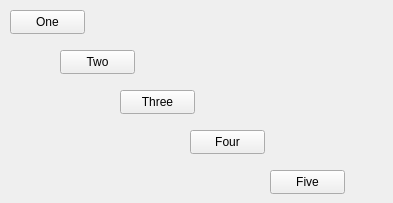
<?xml version="1.0" encoding="UTF-8"?>
<ui version="4.0">
 <class>Widget</class>
 <widget class="QWidget" name="Widget">
  <property name="geometry">
   <rect>
    <x>0</x>
    <y>0</y>
    <width>393</width>
    <height>203</height>
   </rect>
  </property>
  <property name="windowTitle">
   <string>Widget</string>
  </property>
  <widget class="QPushButton" name="oneButton">
   <property name="geometry">
    <rect>
     <x>10</x>
     <y>10</y>
     <width>75</width>
     <height>24</height>
    </rect>
   </property>
   <property name="text">
    <string>One</string>
   </property>
  </widget>
  <widget class="QPushButton" name="twoButton">
   <property name="geometry">
    <rect>
     <x>60</x>
     <y>50</y>
     <width>75</width>
     <height>24</height>
    </rect>
   </property>
   <property name="text">
    <string>Two</string>
   </property>
  </widget>
  <widget class="QPushButton" name="threeButton">
   <property name="geometry">
    <rect>
     <x>120</x>
     <y>90</y>
     <width>75</width>
     <height>24</height>
    </rect>
   </property>
   <property name="text">
    <string>Three</string>
   </property>
  </widget>
  <widget class="QPushButton" name="fourButton">
   <property name="geometry">
    <rect>
     <x>190</x>
     <y>130</y>
     <width>75</width>
     <height>24</height>
    </rect>
   </property>
   <property name="text">
    <string>Four</string>
   </property>
  </widget>
  <widget class="QPushButton" name="fiveButton">
   <property name="geometry">
    <rect>
     <x>270</x>
     <y>170</y>
     <width>75</width>
     <height>24</height>
    </rect>
   </property>
   <property name="text">
    <string>Five</string>
   </property>
  </widget>
 </widget>
 <resources/>
 <connections/>
</ui>
